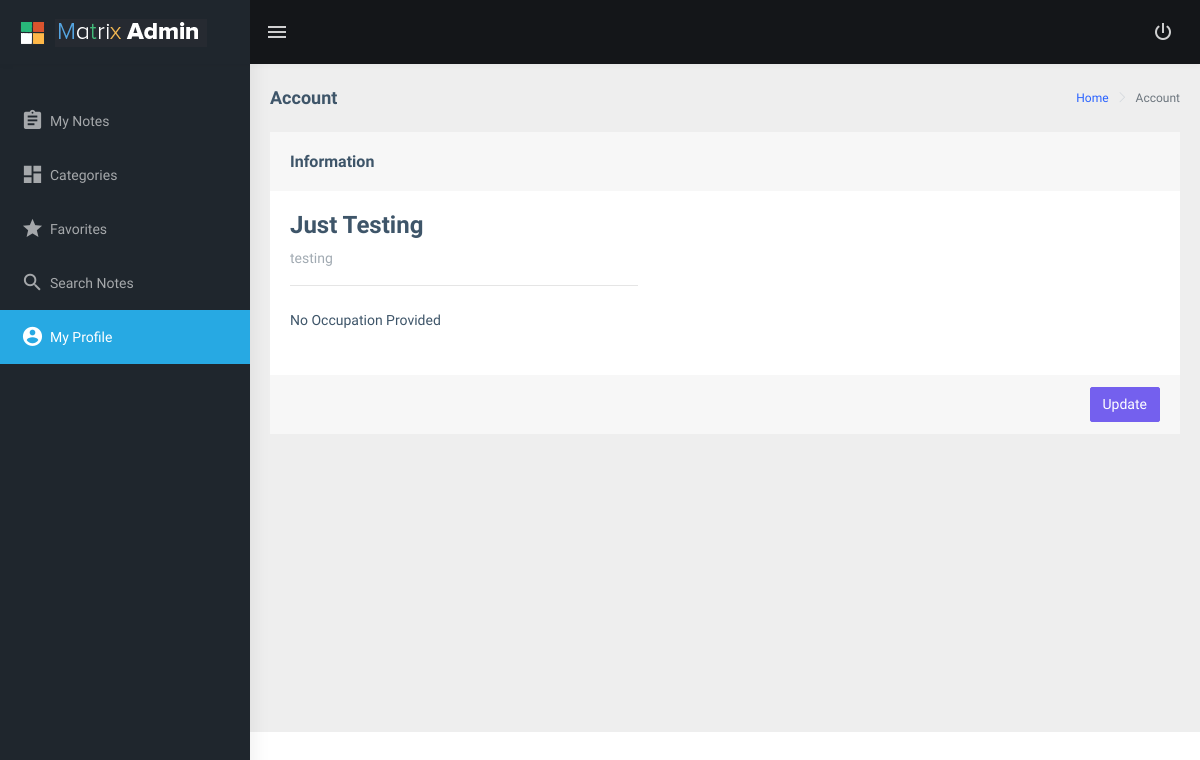
Page /account/ (signed in) on the earlier database version.
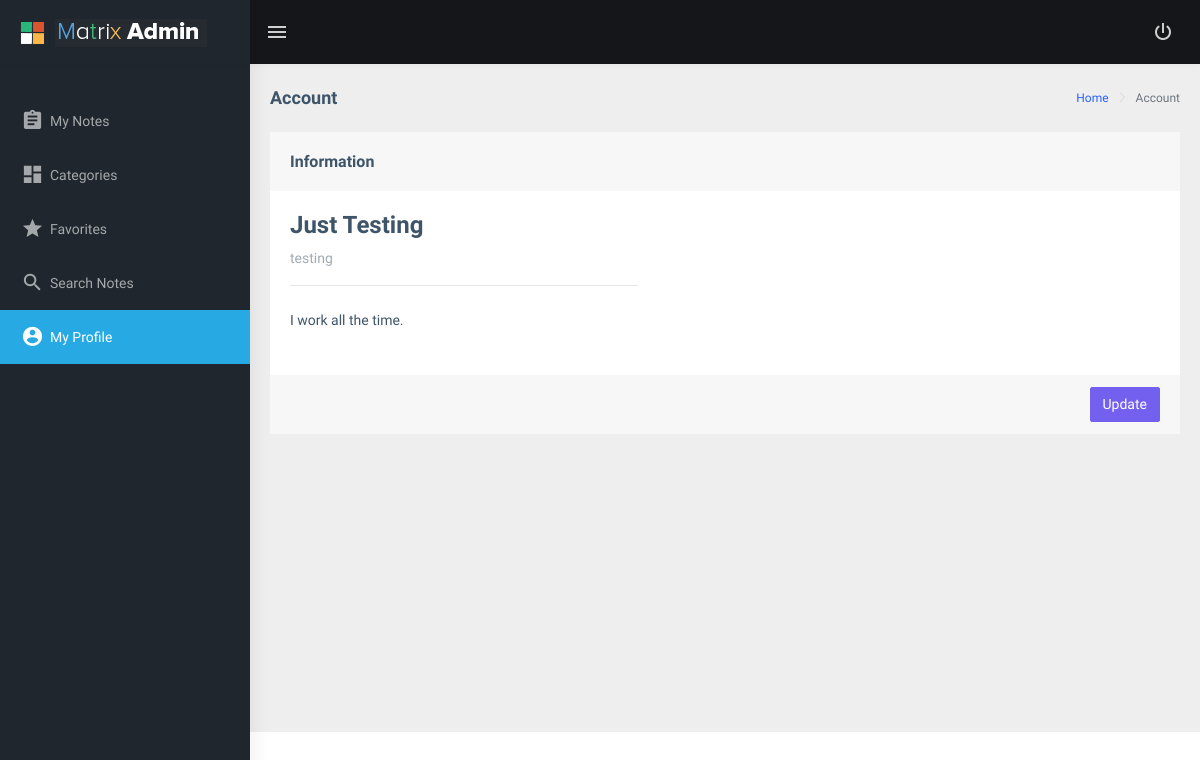
Same page on the later database version.
### main/models.py (models this page shows)
class User(AbstractBaseUser):
    username     = models.CharField(max_length=128, unique=True)
    name         = models.CharField(max_length=30)
    occupation   = models.CharField(max_length=128, blank=True, null=True)
    REQUIRED_FIELDS = ['name']
    USERNAME_FIELD = 'username'
    objects = CustomAccountManager()

### main/views/account.py (the view)
# urls.py: path('account/', views.Account.as_view(), name="Account"),
class Account(LoginRequiredMixin, View):
    def get(self, request):
        return render(request, "main/account/account.html")

### main/templates/main/account/account.html
{% extends 'main/base.html' %}
{% load static %}
{% block content %}
<div class="page-wrapper">
    <div class="page-breadcrumb">
        <div class="row">
            <div class="col-12 d-flex no-block align-items-center">
                <h4 class="page-title">Account</h4>
                <div class="ml-auto text-right">
                    <nav aria-label="breadcrumb">
                        <ol class="breadcrumb">
                            <li class="breadcrumb-item"><a href="{% url 'main:Notes' %}">Home</a></li>
                            <li class="breadcrumb-item active" aria-current="page">Account</li>
                        </ol>
                    </nav>
                </div>
            </div>
        </div>
    </div>
    <div class="container-fluid">
        <div class="row">
            <div class="col-12">
                <div class="card">
                    <div class="card-header">
                        <h5 class="card-title pt-2 pb-2">Information</h5>
                    </div>
                    <div class="card-body">
                        <h3>{{ request.user.name }}</h3>
                        <p class="text-muted">{{ request.user.username }}</p>
                        <hr class="ml-0" width="40%">
                        <div class="pt-2 pb-4">
                            {% if request.user.occupation %}
                                {{ request.user.occupation }}
                            {% else %}
                                No Occupation Provided
                            {% endif %}
                        </div>
                    </div>
                    <div class="card-footer">
                        <div class="d-flex justify-content-end">
                            <a class="btn btn-primary" href="{% url 'main:Update_Account' %}">Update</a>
                        </div>
                    </div>
                </div>
            </div>
        </div>
    </div>
</div>
{% endblock %}

### main/templates/main/base.html (shortened to what this page needs)
<!DOCTYPE html>
<html dir="ltr" lang="en">
<head>
    {% load static %}
    <link href="{% static 'main/assets/libs/flot/css/float-chart.css' %}" rel="stylesheet">
    <link href="{% static 'main/dist/css/style.min.css' %}" rel="stylesheet">
    <link rel="stylesheet" type="text/css" href="{% static 'main/assets/libs/select2/dist/css/select2.min.css' %}">
    <link rel="stylesheet" type="text/css" href="{% static 'main/assets/libs/jquery-minicolors/jquery.minicolors.css' %}">
    <link rel="stylesheet" type="text/css" href="{% static 'main/assets/libs/bootstrap-datepicker/dist/css/bootstrap-datepicker.min.css' %}">
    <link rel="stylesheet" type="text/css" href="{% static 'main/assets/libs/quill/dist/quill.snow.css' %}">
    <link rel="stylesheet" type="text/css" href="{% static 'main/assets/extra-libs/multicheck/multicheck.css' %}">
    <link href="{% static 'main/assets/libs/datatables.net-bs4/css/dataTables.bootstrap4.css' %}" rel="stylesheet">
    <link href="{% static 'main/dist/css/style.min.css' %}" rel="stylesheet">
</head>
<body>
    <div id="main-wrapper">
        {% include 'main/top_navbar.html' %}
        {% include 'main/left_navbar.html' %}
        {% block content %}
        {% endblock content %}
    </div>
</body>
</html>

### main/templates/main/top_navbar.html (shortened to what this page needs)
{% load static %}
<header class="topbar" data-navbarbg="skin5">
    <nav class="navbar top-navbar navbar-expand-md navbar-dark">
        <div class="navbar-header" data-logobg="skin5">
            <a class="navbar-brand" href="{% url 'main:Notes' %}">
                <b class="logo-icon p-l-10">
                    <img src="{% static 'main/assets/images/logo-icon.png' %}" alt="homepage" class="light-logo" />
                </b>
                <span class="logo-text">
                    <img src=" {% static 'main/assets/images/logo-text.png' %}" alt="homepage" class="light-logo" />
                </span>
            </a>
        </div>
        <div class="navbar-collapse collapse" id="navbarSupportedContent" data-navbarbg="skin5">
            <ul class="navbar-nav float-left mr-auto">
                <li class="nav-item d-none d-md-block"><a class="nav-link sidebartoggler waves-effect waves-light" href="javascript:void(0)" data-sidebartype="mini-sidebar"><i class="mdi mdi-menu font-24"></i></a></li>
            </ul>
            <ul class="navbar-nav float-right">
                <li class="nav-item d-none d-md-block"><a class="nav-link waves-effect waves-light" href="{% url 'main:Logout' %}" data-sidebartype="mini-sidebar" data-toggle="tooltip" data-placement="left" data-original-title="Log Out"><i class="mdi mdi-power font-24"></i></a></li>
            </ul>
        </div>
    </nav>
</header>

### main/templates/main/left_navbar.html
{% load static %}
<aside class="left-sidebar" data-sidebarbg="skin5">
    <div class="scroll-sidebar">
        <nav class="sidebar-nav">
            <ul id="sidebarnav" class="p-t-30">
                <li class="sidebar-item"> <a class="sidebar-link waves-effect waves-dark sidebar-link" href="{% url 'main:Notes' %}" aria-expanded="false"><i class="mdi mdi-clipboard-text"></i><span class="hide-menu">My Notes</span></a></li>
                <li class="sidebar-item"> <a class="sidebar-link waves-effect waves-dark sidebar-link" href="{% url 'main:Categories' %}" aria-expanded="false"><i class="mdi mdi-view-dashboard"></i><span class="hide-menu">Categories</span></a></li>
                <li class="sidebar-item"> <a class="sidebar-link waves-effect waves-dark sidebar-link" href="#" aria-expanded="false"><i class="mdi mdi-star"></i><span class="hide-menu">Favorites</span></a></li>
                <li class="sidebar-item"> <a class="sidebar-link waves-effect waves-dark sidebar-link" href="#" aria-expanded="false"><i class="mdi mdi-magnify"></i><span class="hide-menu">Search Notes</span></a></li>
                <li class="sidebar-item"> <a class="sidebar-link waves-effect waves-dark sidebar-link" href="{% url 'main:Account' %}" aria-expanded="false"><i class="mdi mdi-account-circle"></i><span class="hide-menu">My Profile</span></a></li>
            </ul>
        </nav>
    </div>
</aside>

Differences in the rows shown:
changed User "Just Testing": user.occupation (not shown) → "I work all the time."
Other differences:
text no longer shown: "No Occupation Provided"
